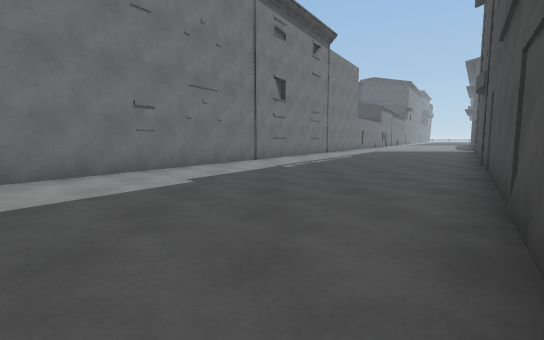
[1] (above)

24 first-person views from a walk through a Unity game level. The camera is 1.2 m above the floor, tilts 6° down and sees 85° across. The floor is counted in squares, 2 m on a side. Each view is taken from the middle of a square. On the plan, view 1 faces up. The plan holds only what a view shows up to about 9 squares ahead; the rest is blank. The place goes on beyond the plan. The player character is not drawn. Surface patterns are stand-ins for the level's own textures.

[2]
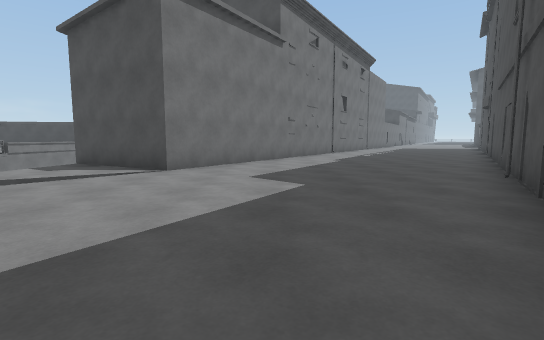

[3]
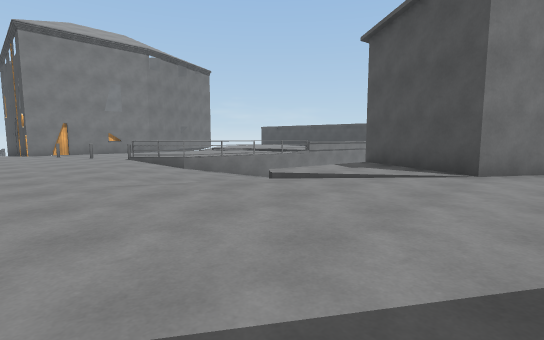

[4]
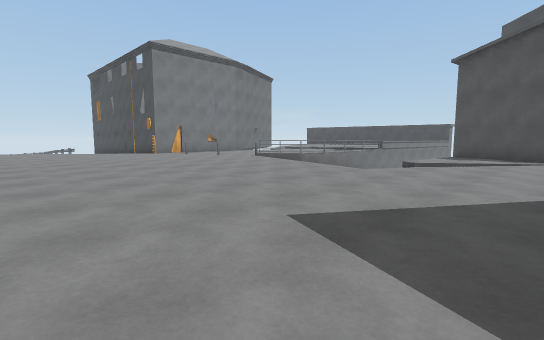

[5]
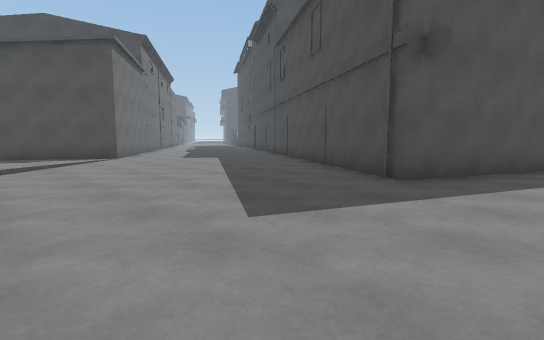

[6]
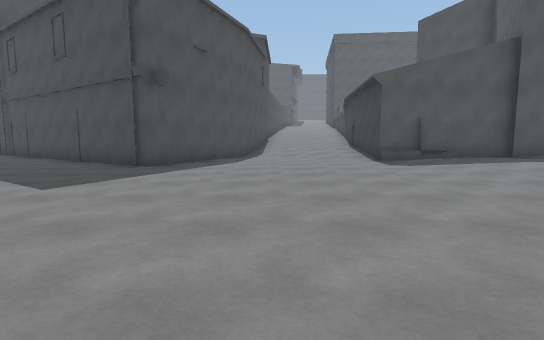

[7]
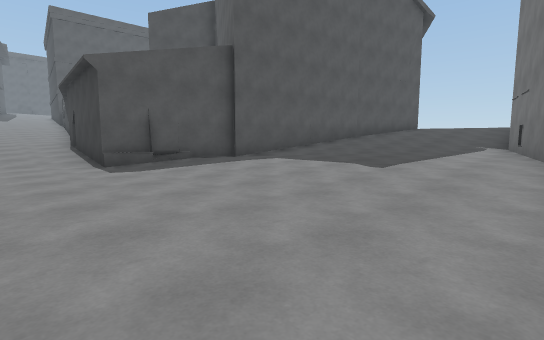

[8]
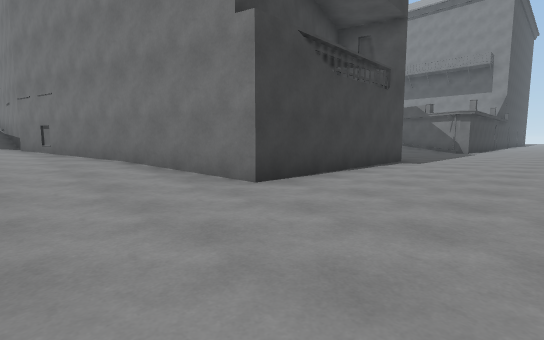

[9]
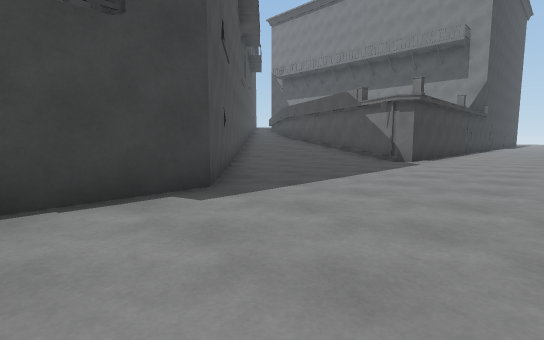

[10]
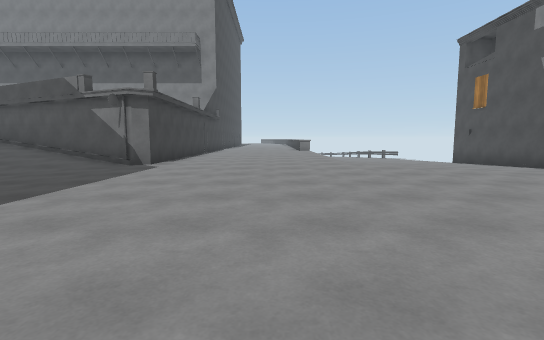

[11]
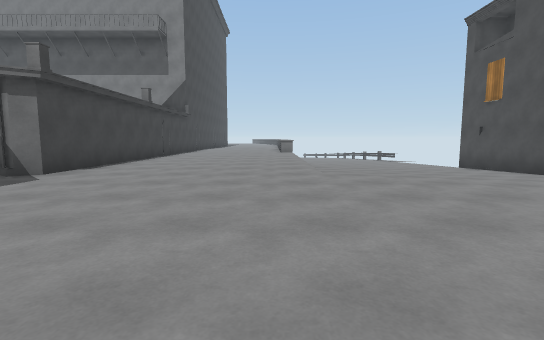

[12]
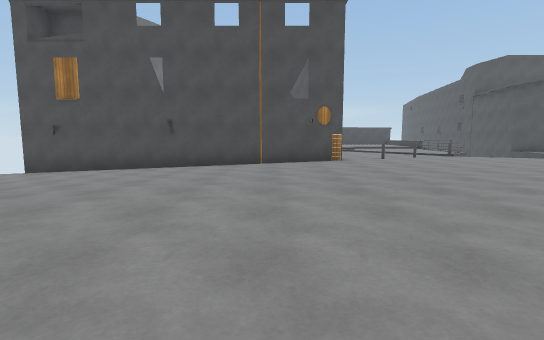

[13]
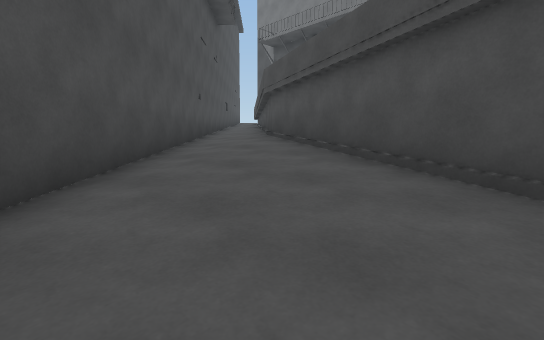

[14]
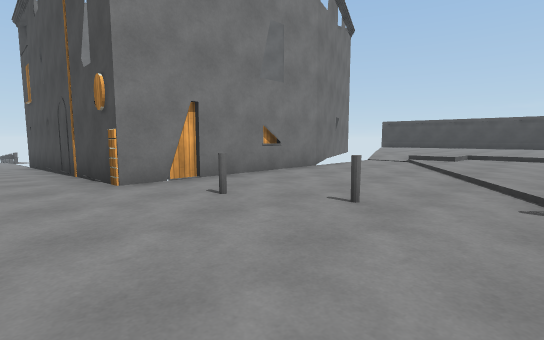

[15]
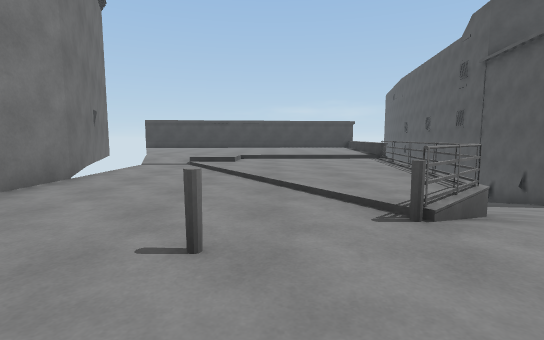

[16]
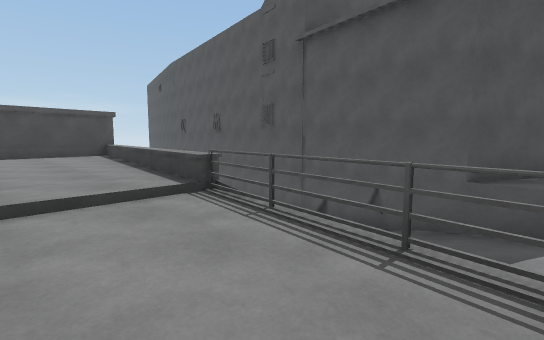

[17]
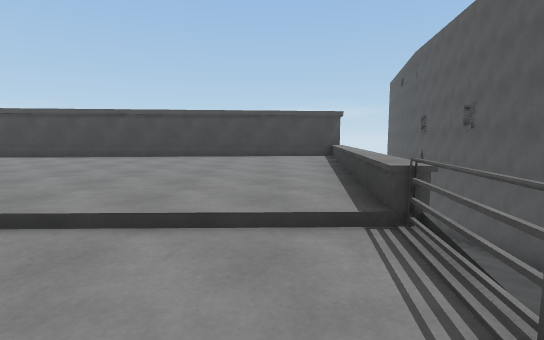

[18]
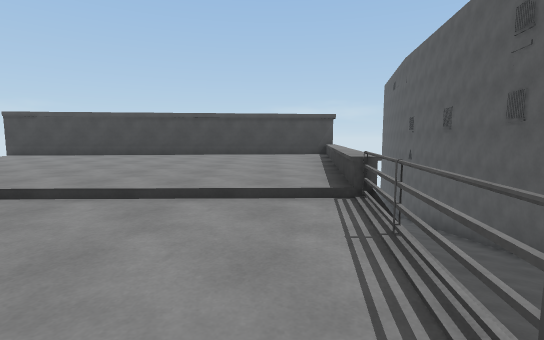

[19]
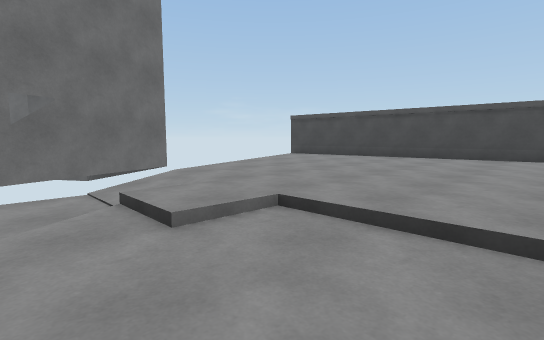

[20]
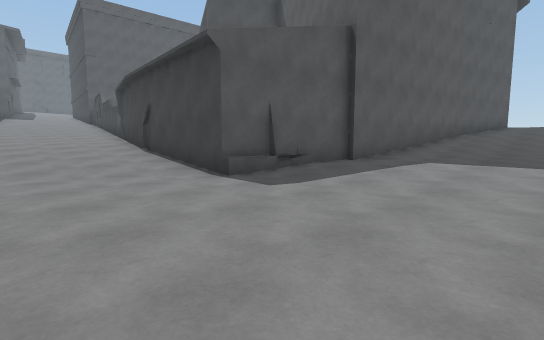

[21]
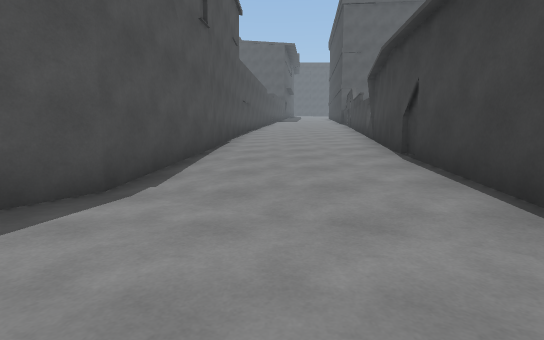

[22]
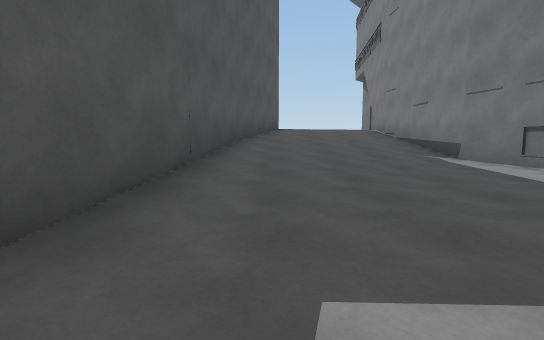

[23]
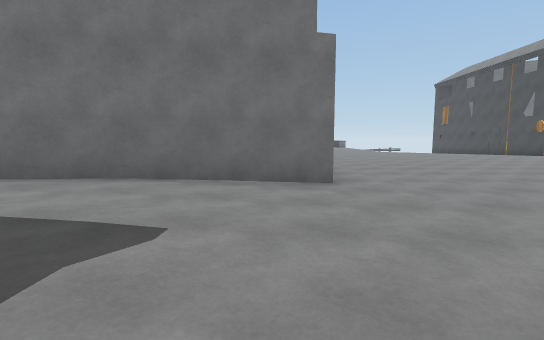

[24]
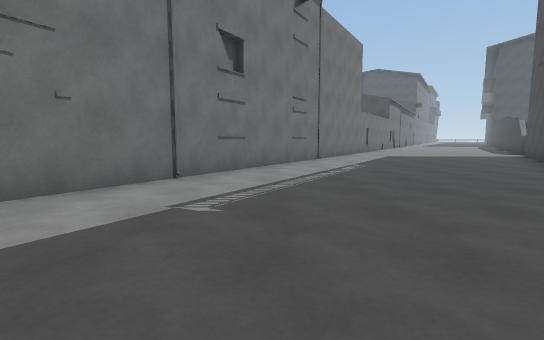

### Floor plan
Key: @ floor where view 1 was taken; # wall or solid block; . main floor; : floor 0.25 m higher than the main floor; - floor 0.25 m lower than the main floor; + floor 0.5 m higher than the main floor; _ floor 0.5 m lower than the main floor; * floor 1 m higher than the main floor; / step, stairs or slope; = window, fence, low wall or low ledge; v drop or lower ground.
Columns run from 25 left of view 1 to 5 right of it. Each row starts with its distance up from view 1.
 13                            #...
 12          #######   #      ##...
 11      #####+++++# //#     ##....
 10       +++++++++/ //#     #.....
  9        ++++++++  /##    ##.....
  8        ++++++++ //#    ##......
  7        +++++++# //#    #......#
  6       # ++++++#///#   ##......#
  5       ##++////v///#  ##......##
  4        # //:::=///#  #......##
  3        ##./:::////####......#
  2         #./:::///#.##......##
  1         #../:://  ........##
  0         #...:=///=/......@#
 -1         #...#/////.......##
 -2 #########=.....///......##
 -3 _____--.................#
 -4 ____--.................##
 -5 ____-.................##
 -6 ___--.................##
 -7 ___-...................###
 -8 ////.....................######
 -9 ..........................////*
-10 ........................./////*
-11 ........................//////*
-12 .......................####+//*
-13 #####.....######....../#  #####
-14    ##....##    #://::::#
-15    #//...#     ##:++++:#
-16   ##///.##      #+++++/#
-17   #////##       #++++/##
-18  ##///##        #+++//#
-19  #///##         ##+///#
-20 ##//##           #////#
-21 #//##            #////#
-22 //##             #////#

Positions as (right, up) in squares from view 1, and headings:
1: (0, 0), facing up
2: (-3, -4), facing up
3: (-4, -4), facing up-left
4: (-5, -8), facing up-left
5: (-8, -8), facing up-right
6: (-10, -9), facing right
7: (-9, -10), facing down-right
8: (-7, -10), facing down-left
9: (-13, -10), facing down-left
10: (-14, -10), facing left
11: (-16, -9), facing left
12: (-19, -11), facing up
13: (-19, -15), facing down-left
14: (-13, -4), facing up-left
15: (-14, -3), facing up
16: (-13, 2), facing up-right
17: (-12, 3), facing up
18: (-12, 2), facing up
19: (-13, 3), facing up-left
20: (-6, -9), facing down-right
21: (-3, -10), facing right
22: (-4, -14), facing down
23: (-5, -14), facing left
24: (1, 4), facing up
